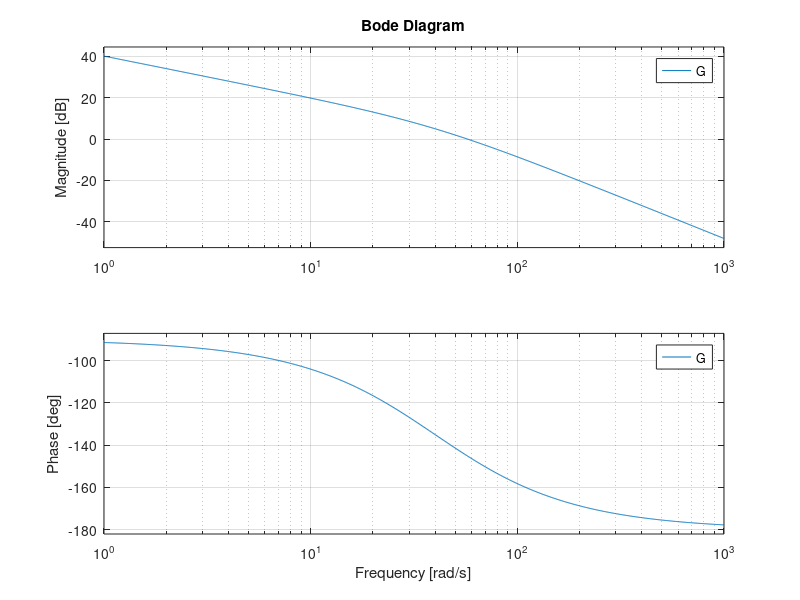

Write the MATLAB code that produced this figure.
clear all;close all;clc;


s = tf('s');

numerator = 4000;
denominator = s * (s + 40);
G = numerator / denominator

% Calculate gain margin (GM) and phase margin (PM)
[~, phaseMargin, ~, gainMargin] = margin(G);

% Plot the Bode plot
bode(G);
grid on;


disp(['Phase Margin (PM): ' num2str(phaseMargin) ' degrees']);
disp(['Gain Margin (GM): ' num2str(gainMargin) ' dB']);